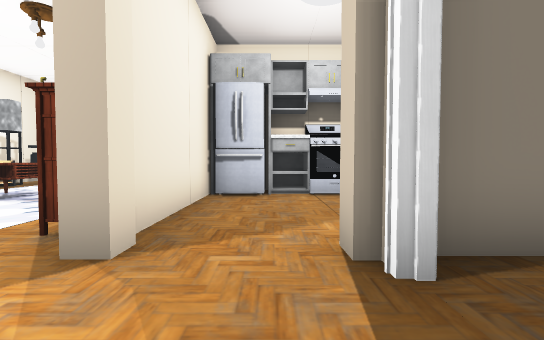
View 1 (above)

18 first-person views from a walk through a scene from a Unity 3-D project. The camera is 1.4 m above the floor, tilts 2° down and sees 90° across. The floor is counted in squares, 1.8 m on a side. Each view is taken from the middle of a square. On the plan, view 1 faces up. The plan holds only what a view shows up to about 10 squares ahead; the rest is blank. The player character is not drawn. Door leaves are left out, so doorways stand open. Some surface patterns are stand-ins.

View 2
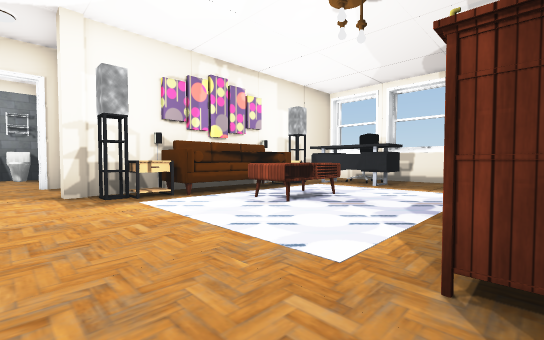

View 3
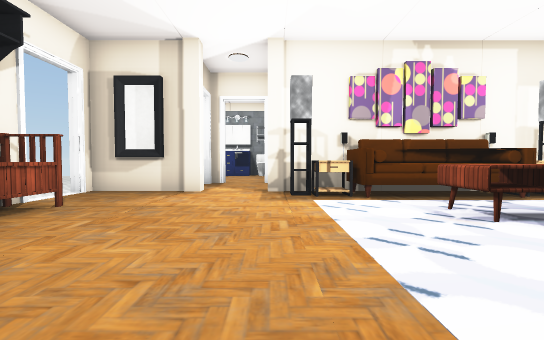

View 4
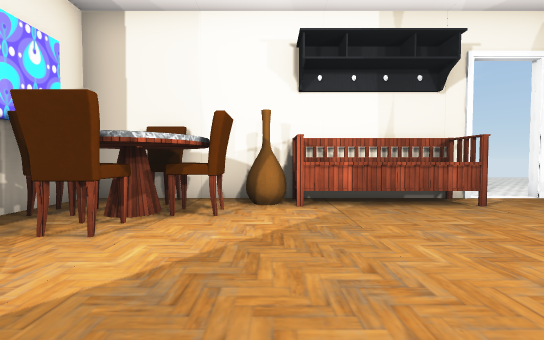

View 5
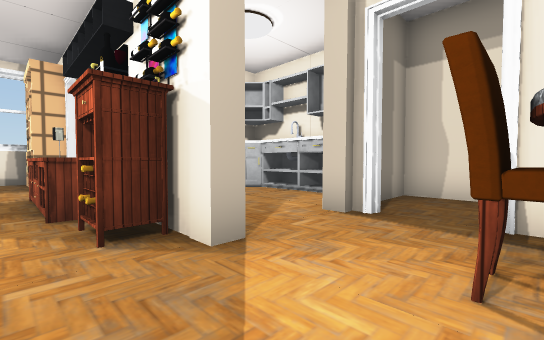

View 6
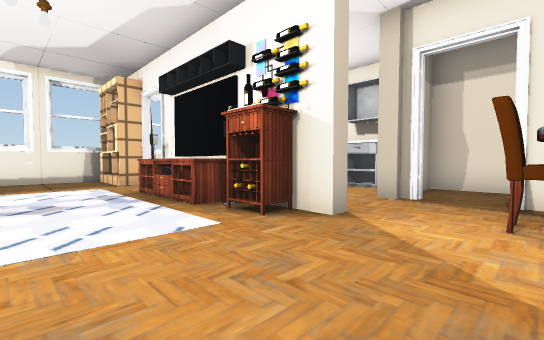

View 7
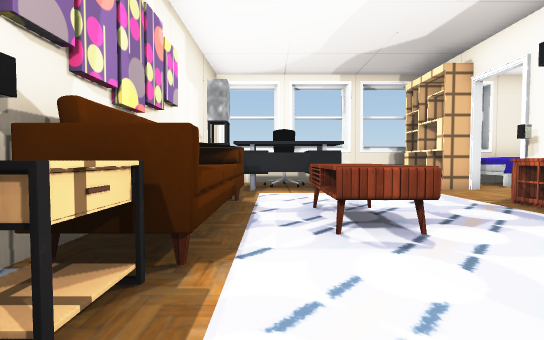

View 8
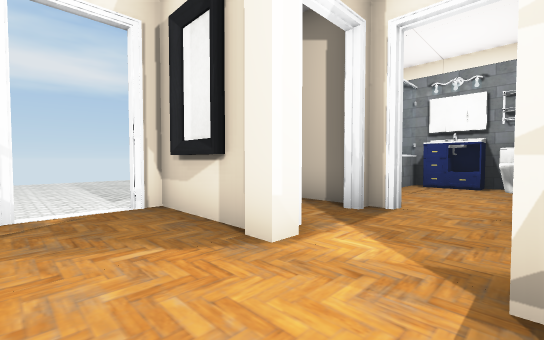

View 9
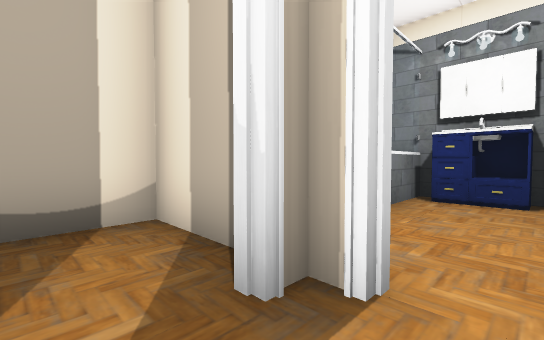

View 10
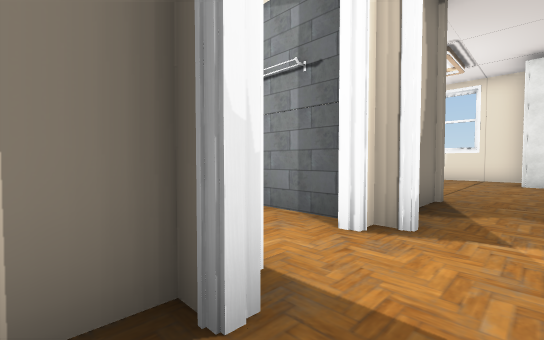

View 11
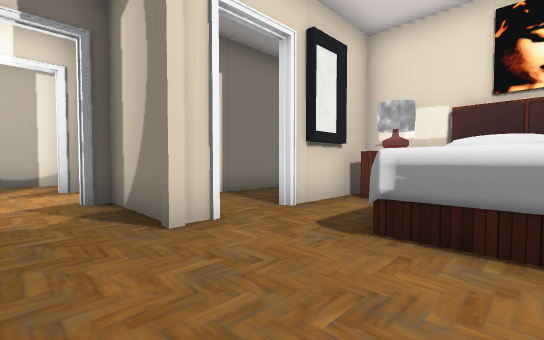

View 12
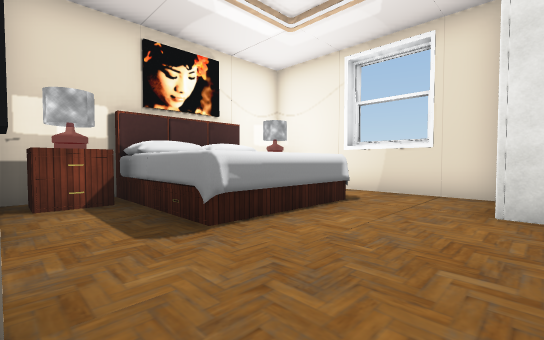

View 13
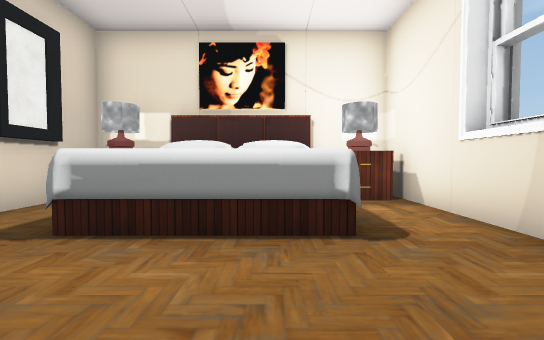

View 14
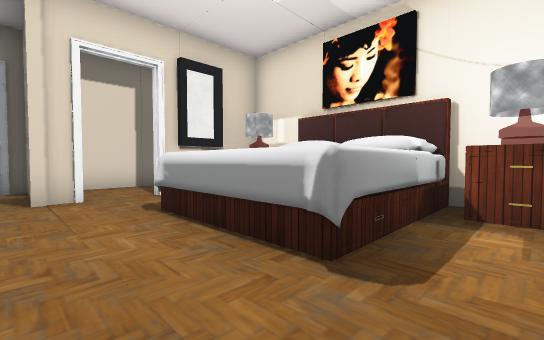

View 15
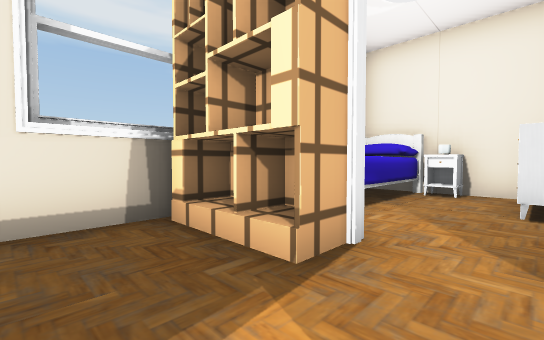

View 16
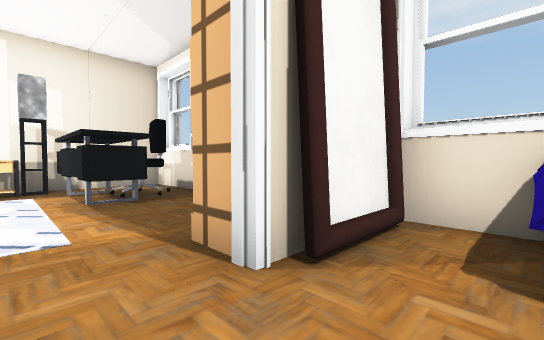

View 17
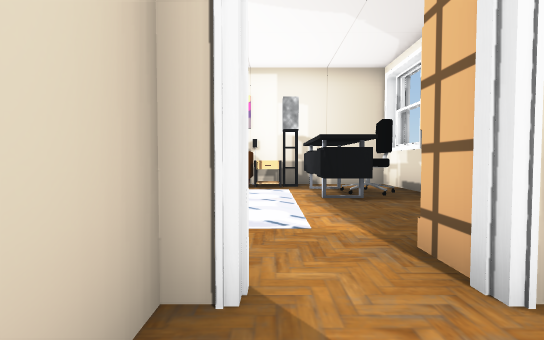

View 18
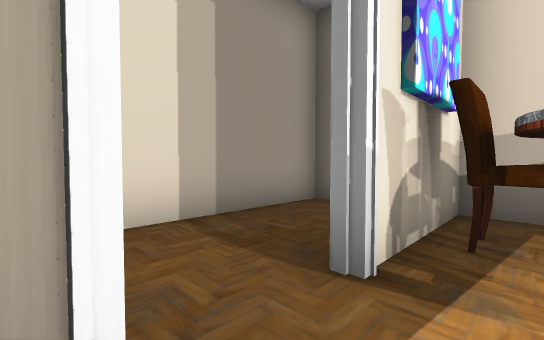

### Floor plan
Ten units are one square. View 1 is at (0, 0); x grows to the right and y downward. Boxes are objects, and circles mark ways between rooms. Rooms are numbered by the first view taken in them; rooms with no view inside come last. Other rooms are left out.
<svg viewBox="-170 -122 210 157">
<path fill="none" stroke="#000" d="M-14 -47 -14 -27M-78 -44 -75 -39 -89 -39M-17 -74 -17 -79M-35 26 8 26 8 -4M-89 4 -89 26M10 -64 0 -64M-85 -71 -85 -46M-89 -68 -89 -24M-71 26 -55 26M24 -32 24 -58 21 -62M-52 -100 -52 -89 -80 -89M-89 -91 -89 -74 -76 -74 -76 -39M-22 -117 -64 -117M-114 3 -114 26 -84 26M-145 -69 -152 -69M-121 -49 -115 -49M-114 -46 -114 -24M-105 -117 -161 -117M-164 -99 -128 -99 -128 -67 -164 -67 -164 -49M-161 -49 -134 -49M18 -117 -14 -117M34 -82 34 -92M29 26 34 26 34 -22 14 -22M-155 -24 -125 -24M-165 -9 -158 -9M-165 9 -148 9M-164 -13 -164 1M-119 -22 -134 -22M-64 -117 -89 -117 -89 -91"/>
<rect x="-95" y="-5" width="10" height="10" fill="#bbb"><title>other object</title></rect>
<rect x="-95" y="-25" width="10" height="10" fill="#bbb"><title>other object</title></rect>
<rect x="-85" y="-35" width="10" height="10" fill="#bbb"><title>table</title></rect>
<rect x="-85" y="-85" width="10" height="10" fill="#bbb"><title>table</title></rect>
<rect x="-65" y="15" width="30" height="10" fill="#bbb"><title>bench</title></rect>
<rect x="-65" y="-65" width="10" height="20" fill="#bbb"><title>table</title></rect>
<rect x="-35" y="15" width="10" height="10" fill="#bbb"><title>other object</title></rect>
<rect x="-25" y="5" width="10" height="10" fill="#bbb"><title>chair</title></rect>
<rect x="-25" y="-35" width="10" height="10" fill="#bbb"><title>cabinet</title></rect>
<rect x="-25" y="-75" width="10" height="40" fill="#bbb"><title>table</title></rect>
<rect x="-15" y="15" width="10" height="10" fill="#bbb"><title>chair</title></rect>
<rect x="-15" y="5" width="10" height="10" fill="#bbb"><title>table</title></rect>
<rect x="-15" y="-5" width="10" height="10" fill="#bbb"><title>chair</title></rect>
<rect x="-15" y="-25" width="10" height="10" fill="#bbb"><title>other object</title></rect>
<rect x="-15" y="-65" width="10" height="10" fill="#bbb"><title>fridge</title></rect>
<rect x="-15" y="-75" width="10" height="10" fill="#bbb"><title>cabinet</title></rect>
<rect x="-5" y="5" width="10" height="10" fill="#bbb"><title>chair</title></rect>
<rect x="5" y="-25" width="10" height="10" fill="#bbb"><title>other object</title></rect>
<rect x="-165" y="-65" width="10" height="10" fill="#bbb"><title>table</title></rect>
<rect x="-165" y="-115" width="20" height="10" fill="#bbb"><title>table</title></rect>
<rect x="-115" y="-55" width="10" height="10" fill="#bbb"><title>other object</title></rect>
<rect x="-105" y="-115" width="10" height="20" fill="#bbb"><title>closet</title></rect>
<rect x="-25" y="-115" width="10" height="20" fill="#bbb"><title>shelf</title></rect>
<rect x="-5" y="-115" width="40" height="20" fill="#bbb"><title>bed</title></rect>
<rect x="5" y="-75" width="10" height="10" fill="#bbb"><title>stove</title></rect>
<rect x="5" y="-85" width="20" height="10" fill="#bbb"><title>dresser</title></rect>
<rect x="25" y="-105" width="10" height="10" fill="#bbb"><title>other object</title></rect>
<rect x="-165" y="-25" width="10" height="10" fill="#bbb"><title>other object</title></rect>
<rect x="-155" y="-45" width="10" height="10" fill="#bbb"><title>other object</title></rect>
<rect x="-165" y="-5" width="10" height="10" fill="#bbb"><title>other object</title></rect>
<rect x="-155" y="-5" width="10" height="10" fill="#bbb"><title>other object</title></rect>
<rect x="-75" y="-105" width="10" height="10" fill="#bbb"><title>chair</title></rect>
<circle cx="-15" cy="-105" r="3" fill="#2a7"/>
<circle cx="-15" cy="-85" r="3" fill="#2a7"/>
<circle cx="10" cy="-10" r="3" fill="#2a7"/>
<circle cx="-108" cy="-10" r="3" fill="#2a7"/>
<circle cx="-60" cy="-110" r="3" fill="#2a7"/>
<circle cx="-125" cy="-50" r="3" fill="#2a7"/>
<circle cx="-160" cy="-10" r="3" fill="#2a7"/>
<text x="-40" y="-30">1</text>
<text x="-100" y="10">2</text>
<text x="-120" y="-80">3</text>
<text x="10" y="-100">4</text>
<text x="20" y="0">5</text>
<text x="-140" y="-30">6</text>
<text x="-140" y="0">7</text>
<text x="-80" y="-110">8</text>
</svg>
Room 1 opens to room 4. Room 1 opens to room 5. Room 1 opens to room 7. Room 1 opens to room 8. Room 3 opens to room 6. Room 6 opens to room 7.

Where each view was taken, in squares from view 1:
view 1: 0 up, 0 right, facing up
view 2: 1 up, 2 left, facing up-left
view 3: 2 up, 2 left, facing left
view 4: 3 up, 3 left, facing down
view 5: 0 up, 3 left, facing up-right
view 6: 0 up, 5 left, facing up-right
view 7: 2 up, 7 left, facing up
view 8: 2 up, 7 left, facing down-left
view 9: 1 up, 10 left, facing down-left
view 10: 1 down, 10 left, facing up-left
view 11: 8 up, 10 left, facing down-left
view 12: 5 up, 10 left, facing up-left
view 13: 9 up, 10 left, facing left
view 14: 11 up, 11 left, facing down-left
view 15: 8 up, 4 left, facing up-right
view 16: 8 up, 0 right, facing up-left
view 17: 8 up, 0 right, facing left
view 18: 2 up, 0 right, facing down-right
